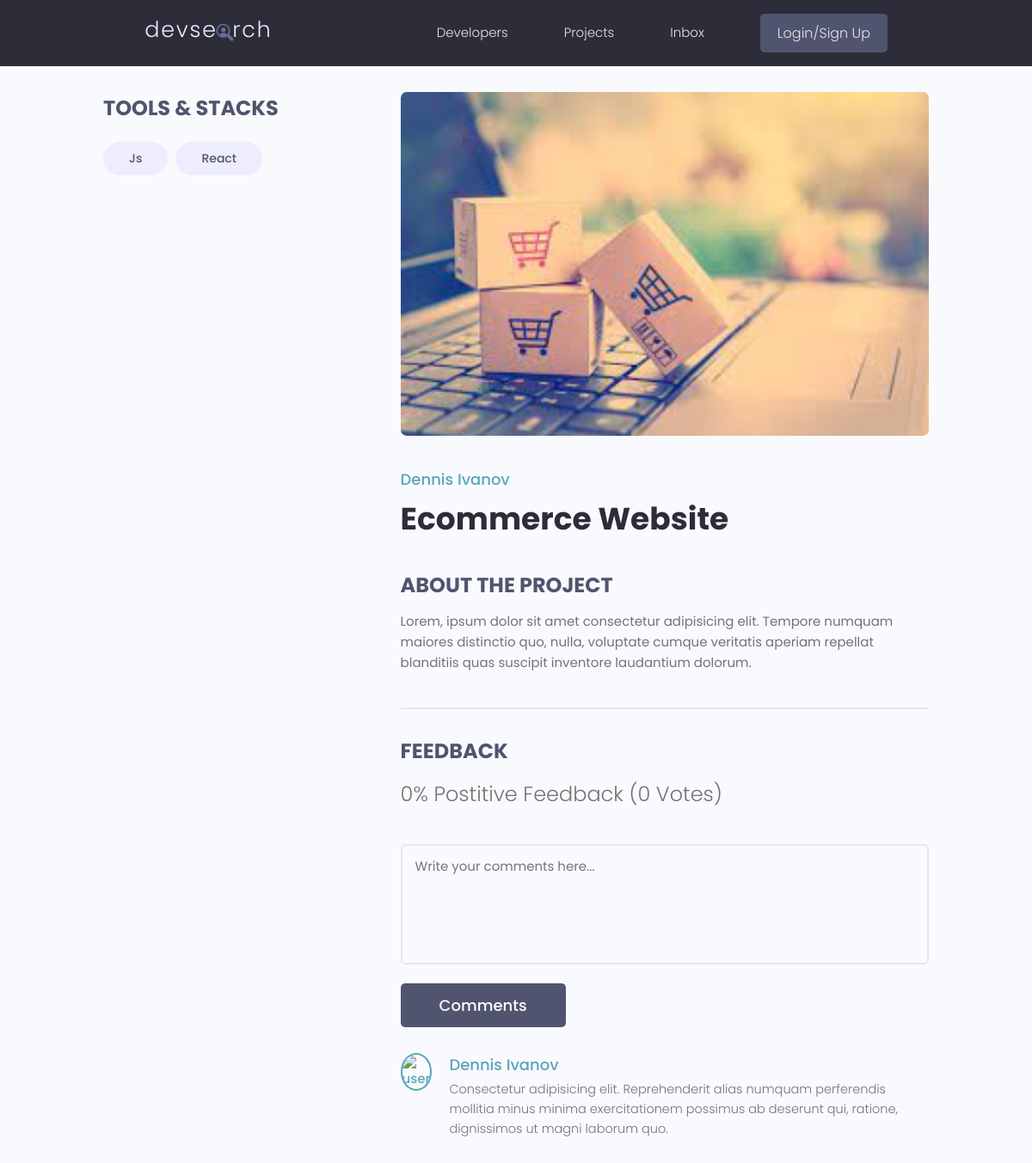
The page /projects/project/1e3d3729-cca9-424a-8450-4280f0ecf59a/ on the database as committed earlier.
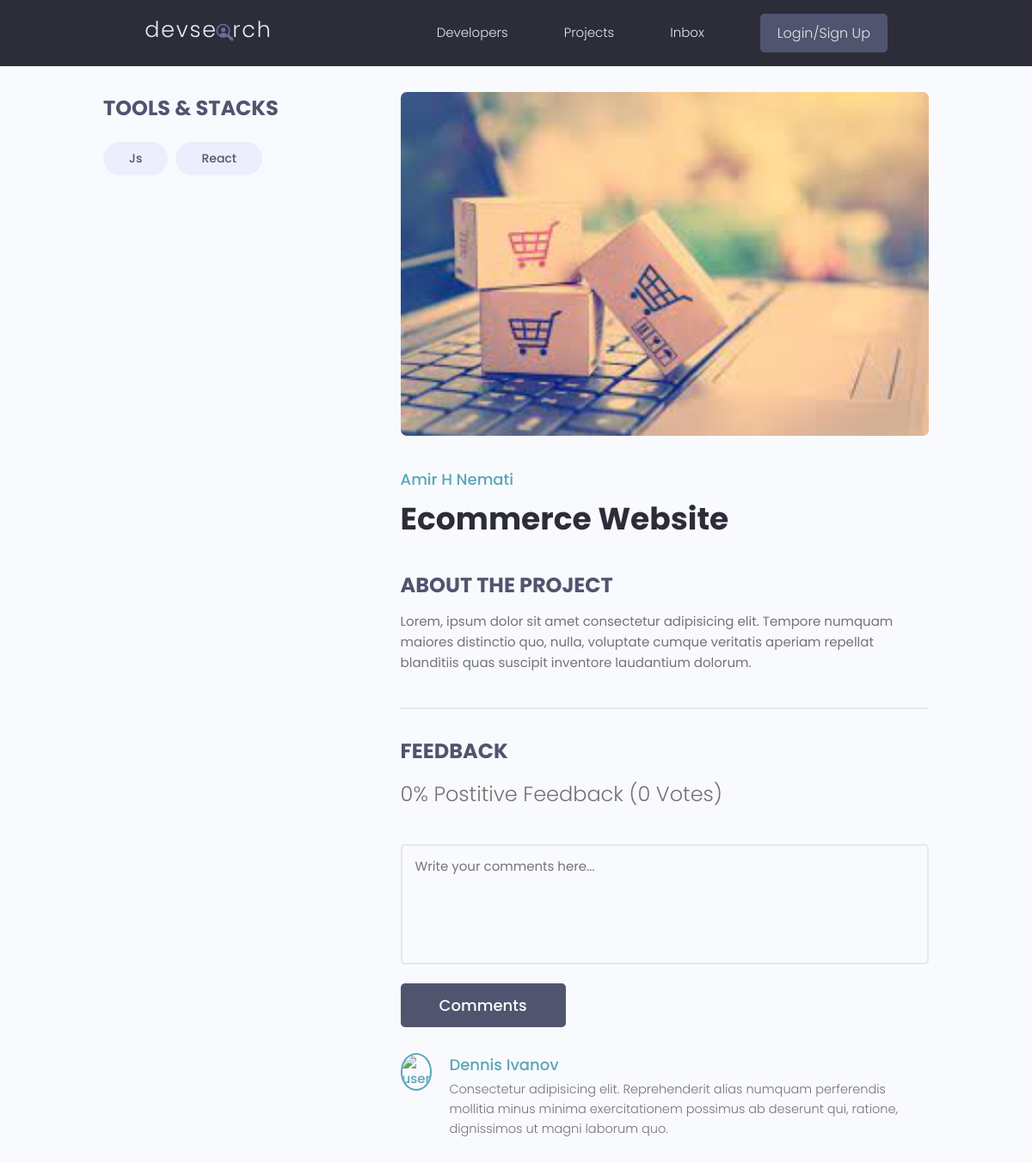
The same page on the database as committed later.
### projects/models.py (models this page shows, shortened)
class Project(models.Model):
    owner = models.ForeignKey(Profile, blank=True, null=True, on_delete=models.SET_NULL)
    title = models.CharField(max_length=200)
    description = models.TextField(null=True, blank=True)
    featured_image = models.ImageField(null=True, blank=True, default='default.jpg')
    demo_link = models.CharField(max_length=2000, null=True, blank=True)
    source_link = models.CharField(max_length=2000, null=True, blank=True)
    created = models.DateTimeField(auto_now_add=True)
    tags = models.ManyToManyField('Tag', blank=True)
    vote_total = models.IntegerField(default=0, null=True, blank=True)
    vote_ratio = models.IntegerField(default=0, null=True, blank=True)
    id = models.UUIDField(default=uuid.uuid4, unique=True,
                          primary_key=True, editable=False)

### users/models.py (models this page shows, shortened)
class Profile(models.Model):
    user = models.OneToOneField(User, on_delete=models.CASCADE, null=True, blank=True)
    name = models.CharField(max_length=200, null=True, blank=True)
    email = models.EmailField(max_length=200, blank=True, null=True)
    username = models.CharField(max_length=200, null=True, blank=True)
    location = models.CharField(max_length=200, null=True, blank=True)
    short_intro = models.CharField(max_length=200, blank=True, null=True)
    bio = models.TextField(blank=True, null=True)
    profile_image = models.ImageField(null=True, blank=True,
                                      upload_to='profiles/', default='profiles/user-default.png')
    social_github = models.CharField(max_length=200, blank=True, null=True)
    social_twitter = models.CharField(max_length=200, blank=True, null=True)
    social_linkedin = models.CharField(max_length=200, blank=True, null=True)
    social_website = models.CharField(max_length=200, blank=True, null=True)
    created = models.DateTimeField(auto_now_add=True)
    id = models.UUIDField(default=uuid.uuid4, unique=True,
                          primary_key=True, editable=False)

### projects/views.py (the view)
# urls.py: path('project/<str:pk>/', views.project, name='project'),
def project(request, pk):
    project = Project.objects.get(pk=pk)
    context = {
        'project': project,
    }
    return render(request, 'projects/single-project.html', context)

### projects/models.py (called while the page is built)
    def __str__(self):
        return self.name

### projects/templates/projects/single-project.html (shortened to what this page needs)
{% extends 'main.html' %}
{% block content %}
  <main class="singleProject my-md">
    <div class="container">
      <div class="layout">
        <div class="column column--1of3">
          <h3 class="singleProject__subtitle">Tools & Stacks</h3>
          <div class="singleProject__toolStack">
            {% for tag in project.tags.all %}
            <span class="tag tag--pill tag--sub tag--lg">
              <small>{{tag}}</small>
            </span>
            {% endfor %}
          </div>
        </div>
        <div class="column column--2of3">
          <img class="singleProject__preview" src="{{project.featured_image.url}}" alt="portfolio thumbnail" />
          <a href="{% url 'user-profile' project.owner.id %}" class="singleProject__developer">{{project.owner.name}}</a>
          <h2 class="singleProject__title">{{project.title}}</h2>
          <h3 class="singleProject__subtitle">About the Project</h3>
          <div class="singleProject__info">
            {{project.description}}
          </div>
          <div class="comments">
            <h3 class="singleProject__subtitle">Feedback</h3>
            <h5 class="project--rating">
              {{ project.vote_ratio }}% Postitive Feedback ({{ project.vote_total}} Vote{{project.vote_total|pluralize:'s'}})
            </h5>
            <form class="form" action="#" method="POST">
              <div class="form__field">
                <textarea class="input input--textarea" name="message" id="formInput#textarea"
                  placeholder="Write your comments here..."></textarea>
              </div>
              <input class="btn btn--sub btn--lg" type="submit" value="Comments" />
            </form>
            <div class="commentList">
              <div class="comment">
                <a href="profile.html">
                  <img class="avatar avatar--md" src="https://avatars.githubusercontent.com/u/33843378" alt="user" />
                </a>
                <div class="comment__details">
                  <a href="profile.html" class="comment__author">Dennis Ivanov</a>
                  <p class="comment__info">
                    Consectetur adipisicing elit. Reprehenderit alias numquam perferendis mollitia minus minima
                    exercitationem possimus ab deserunt qui, ratione, dignissimos ut magni laborum quo.
                  </p>
                </div>
              </div>
            </div>
          </div>
        </div>
      </div>
    </div>
  </main>
{% endblock content %}

Rows that differ between the two databases and show on the page:
changed Project "Ecommerce Website": owner.name "Dennis Ivanov" → "Amir H Nemati"
